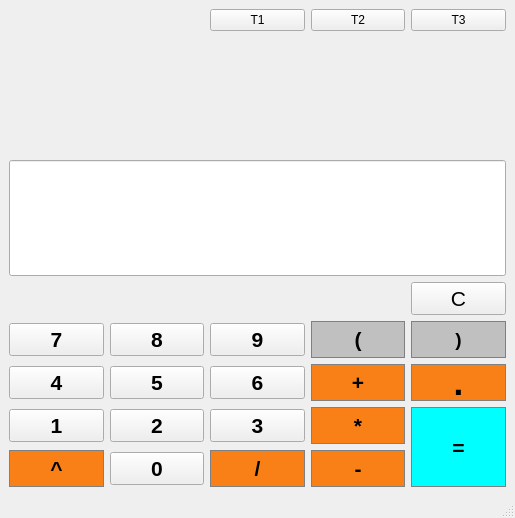
<?xml version="1.0" encoding="UTF-8"?>
<ui version="4.0">
 <class>calculators</class>
 <widget class="QMainWindow" name="calculators">
  <property name="geometry">
   <rect>
    <x>0</x>
    <y>0</y>
    <width>515</width>
    <height>518</height>
   </rect>
  </property>
  <property name="windowTitle">
   <string>calculators</string>
  </property>
  <property name="styleSheet">
   <string notr="true"/>
  </property>
  <widget class="QWidget" name="centralwidget">
   <layout class="QGridLayout" name="gridLayout">
    <item row="10" column="1">
     <widget class="QPushButton" name="Button0">
      <property name="font">
       <font>
        <pointsize>16</pointsize>
        <italic>false</italic>
        <bold>true</bold>
       </font>
      </property>
      <property name="text">
       <string>0</string>
      </property>
     </widget>
    </item>
    <item row="10" column="3">
     <widget class="QPushButton" name="Subtraction">
      <property name="font">
       <font>
        <pointsize>16</pointsize>
        <italic>false</italic>
        <bold>true</bold>
       </font>
      </property>
      <property name="styleSheet">
       <string notr="true">QPushButton {
	background-color: #C0C0C0;
	border: 1px solid gray;
	padding: 5px;
}
QPushButton {
	background-color: #F88017;
	border: 1px solid gray;
	Padding:5px
}</string>
      </property>
      <property name="text">
       <string>-</string>
      </property>
     </widget>
    </item>
    <item row="0" column="4">
     <widget class="QPushButton" name="Theme3">
      <property name="sizePolicy">
       <sizepolicy hsizetype="Preferred" vsizetype="Minimum">
        <horstretch>0</horstretch>
        <verstretch>0</verstretch>
       </sizepolicy>
      </property>
      <property name="text">
       <string>T3</string>
      </property>
     </widget>
    </item>
    <item row="9" column="4" rowspan="2">
     <widget class="QPushButton" name="Equal">
      <property name="sizePolicy">
       <sizepolicy hsizetype="Preferred" vsizetype="Preferred">
        <horstretch>0</horstretch>
        <verstretch>0</verstretch>
       </sizepolicy>
      </property>
      <property name="font">
       <font>
        <pointsize>16</pointsize>
        <italic>false</italic>
        <bold>true</bold>
       </font>
      </property>
      <property name="styleSheet">
       <string notr="true">QPushButton {
	background-color: #C0C0C0;
	border: 1px solid gray;
	padding: 5px;
}
QPushButton {
	background-color: #00FFFF;
	border: 1px solid gray;
	padding: 5px;
}</string>
      </property>
      <property name="text">
       <string>=</string>
      </property>
     </widget>
    </item>
    <item row="8" column="1">
     <widget class="QPushButton" name="Button5">
      <property name="font">
       <font>
        <pointsize>16</pointsize>
        <italic>false</italic>
        <bold>true</bold>
       </font>
      </property>
      <property name="text">
       <string>5</string>
      </property>
     </widget>
    </item>
    <item row="9" column="1">
     <widget class="QPushButton" name="Button2">
      <property name="font">
       <font>
        <pointsize>16</pointsize>
        <italic>false</italic>
        <bold>true</bold>
       </font>
      </property>
      <property name="text">
       <string>2</string>
      </property>
     </widget>
    </item>
    <item row="0" column="3">
     <widget class="QPushButton" name="Theme2">
      <property name="sizePolicy">
       <sizepolicy hsizetype="Minimum" vsizetype="Preferred">
        <horstretch>0</horstretch>
        <verstretch>0</verstretch>
       </sizepolicy>
      </property>
      <property name="text">
       <string>T2</string>
      </property>
     </widget>
    </item>
    <item row="7" column="0">
     <widget class="QPushButton" name="Button7">
      <property name="font">
       <font>
        <pointsize>16</pointsize>
        <italic>false</italic>
        <bold>true</bold>
       </font>
      </property>
      <property name="text">
       <string>7</string>
      </property>
     </widget>
    </item>
    <item row="9" column="2">
     <widget class="QPushButton" name="Button3">
      <property name="font">
       <font>
        <pointsize>16</pointsize>
        <italic>false</italic>
        <bold>true</bold>
       </font>
      </property>
      <property name="text">
       <string>3</string>
      </property>
     </widget>
    </item>
    <item row="10" column="0">
     <widget class="QPushButton" name="Exponent">
      <property name="font">
       <font>
        <pointsize>16</pointsize>
        <italic>false</italic>
        <bold>true</bold>
       </font>
      </property>
      <property name="styleSheet">
       <string notr="true">QPushButton {
	background-color: #C0C0C0;
	border: 1px solid gray;
	padding: 5px;
}
QPushButton {
	background-color: #F88017;
	border: 1px solid gray;
	Padding:5px
}</string>
      </property>
      <property name="text">
       <string>^</string>
      </property>
     </widget>
    </item>
    <item row="9" column="0">
     <widget class="QPushButton" name="Button1">
      <property name="font">
       <font>
        <pointsize>16</pointsize>
        <italic>false</italic>
        <bold>true</bold>
       </font>
      </property>
      <property name="text">
       <string>1</string>
      </property>
     </widget>
    </item>
    <item row="9" column="3">
     <widget class="QPushButton" name="Multiply">
      <property name="font">
       <font>
        <pointsize>16</pointsize>
        <italic>false</italic>
        <bold>true</bold>
       </font>
      </property>
      <property name="styleSheet">
       <string notr="true">QPushButton {
	background-color: #C0C0C0;
	border: 1px solid gray;
	padding: 5px;
}
QPushButton {
	background-color: #F88017;
	border: 1px solid gray;
	Padding:5px
}</string>
      </property>
      <property name="text">
       <string>*</string>
      </property>
     </widget>
    </item>
    <item row="8" column="2">
     <widget class="QPushButton" name="Button6">
      <property name="font">
       <font>
        <pointsize>16</pointsize>
        <italic>false</italic>
        <bold>true</bold>
       </font>
      </property>
      <property name="text">
       <string>6</string>
      </property>
     </widget>
    </item>
    <item row="0" column="2">
     <widget class="QPushButton" name="Theme1">
      <property name="text">
       <string>T1</string>
      </property>
     </widget>
    </item>
    <item row="2" column="0" colspan="2">
     <widget class="QLabel" name="subDisplay">
      <property name="sizePolicy">
       <sizepolicy hsizetype="Minimum" vsizetype="Minimum">
        <horstretch>0</horstretch>
        <verstretch>0</verstretch>
       </sizepolicy>
      </property>
      <property name="font">
       <font>
        <pointsize>16</pointsize>
       </font>
      </property>
      <property name="styleSheet">
       <string notr="true">QPushButton {
	background-color: red;
	border: 1px solid gray;
	padding: 5px;
}
QPushButton {
	background-color: green;
	border: 1px solid gray;
	Padding:5px
}</string>
      </property>
      <property name="text">
       <string/>
      </property>
     </widget>
    </item>
    <item row="8" column="4">
     <widget class="QPushButton" name="decimal">
      <property name="sizePolicy">
       <sizepolicy hsizetype="Minimum" vsizetype="Ignored">
        <horstretch>0</horstretch>
        <verstretch>0</verstretch>
       </sizepolicy>
      </property>
      <property name="font">
       <font>
        <pointsize>26</pointsize>
        <bold>true</bold>
       </font>
      </property>
      <property name="styleSheet">
       <string notr="true">QPushButton {
	background-color: #C0C0C0;
	border: 1px solid gray;
	padding: 5px;
}
QPushButton {
	background-color: #F88017;
	border: 1px solid gray;
	Padding:5px
}</string>
      </property>
      <property name="text">
       <string>.</string>
      </property>
     </widget>
    </item>
    <item row="8" column="0">
     <widget class="QPushButton" name="Button4">
      <property name="font">
       <font>
        <pointsize>16</pointsize>
        <italic>false</italic>
        <bold>true</bold>
       </font>
      </property>
      <property name="text">
       <string>4</string>
      </property>
     </widget>
    </item>
    <item row="7" column="1">
     <widget class="QPushButton" name="Button8">
      <property name="font">
       <font>
        <pointsize>16</pointsize>
        <italic>false</italic>
        <bold>true</bold>
       </font>
      </property>
      <property name="text">
       <string>8</string>
      </property>
     </widget>
    </item>
    <item row="7" column="2">
     <widget class="QPushButton" name="Button9">
      <property name="font">
       <font>
        <pointsize>16</pointsize>
        <italic>false</italic>
        <bold>true</bold>
       </font>
      </property>
      <property name="text">
       <string>9</string>
      </property>
     </widget>
    </item>
    <item row="8" column="3">
     <widget class="QPushButton" name="Addition">
      <property name="font">
       <font>
        <pointsize>16</pointsize>
        <italic>false</italic>
        <bold>true</bold>
       </font>
      </property>
      <property name="styleSheet">
       <string notr="true">QPushButton {
	background-color: #C0C0C0;
	border: 1px solid gray;
	padding: 5px;
}
QPushButton {
	background-color: #F88017;
	border: 1px solid gray;
	Padding:5px
}</string>
      </property>
      <property name="text">
       <string>+</string>
      </property>
     </widget>
    </item>
    <item row="10" column="2">
     <widget class="QPushButton" name="Division">
      <property name="font">
       <font>
        <pointsize>16</pointsize>
        <italic>false</italic>
        <bold>true</bold>
       </font>
      </property>
      <property name="styleSheet">
       <string notr="true">QPushButton {
	background-color: #C0C0C0;
	border: 1px solid gray;
	padding: 5px;
}
QPushButton {
	background-color: #F88017;
	border: 1px solid gray;
	Padding:5px
}</string>
      </property>
      <property name="text">
       <string>/</string>
      </property>
     </widget>
    </item>
    <item row="3" column="0" colspan="5">
     <widget class="QLineEdit" name="mainDisplay">
      <property name="sizePolicy">
       <sizepolicy hsizetype="Preferred" vsizetype="Minimum">
        <horstretch>0</horstretch>
        <verstretch>0</verstretch>
       </sizepolicy>
      </property>
      <property name="font">
       <font>
        <pointsize>20</pointsize>
        <bold>true</bold>
       </font>
      </property>
      <property name="styleSheet">
       <string notr="true">QPushButton {
	background-color: #C0C0C0;
	border: 1px solid gray;
	padding: 5px;
}
QPushButton {
	background-color: #D891EF;
	border: 1px solid gray;
	Padding:5px
}</string>
      </property>
      <property name="text">
       <string/>
      </property>
      <property name="alignment">
       <set>Qt::AlignRight|Qt::AlignTrailing|Qt::AlignVCenter</set>
      </property>
     </widget>
    </item>
    <item row="7" column="3">
     <widget class="QPushButton" name="openbracket">
      <property name="font">
       <font>
        <pointsize>16</pointsize>
        <italic>false</italic>
        <bold>true</bold>
       </font>
      </property>
      <property name="styleSheet">
       <string notr="true">QPushButton {
	background-color: #C0C0C0;
	border: 1px solid gray;
	padding: 5px;
}
QPushButton {
	background-color: #C0C0C0;
	border: 1px solid gray;
	Padding:5px
}</string>
      </property>
      <property name="text">
       <string>(</string>
      </property>
     </widget>
    </item>
    <item row="7" column="4">
     <widget class="QPushButton" name="closebracket">
      <property name="sizePolicy">
       <sizepolicy hsizetype="Minimum" vsizetype="Minimum">
        <horstretch>0</horstretch>
        <verstretch>0</verstretch>
       </sizepolicy>
      </property>
      <property name="font">
       <font>
        <pointsize>14</pointsize>
        <bold>true</bold>
       </font>
      </property>
      <property name="styleSheet">
       <string notr="true">QPushButton {
	background-color: #C0C0C0;
	border: 1px solid gray;
	padding: 5px;
}
QPushButton {
	background-color:#C0C0C0;
	border: 1px solid gray;
	Padding:5px
}</string>
      </property>
      <property name="text">
       <string>)</string>
      </property>
     </widget>
    </item>
    <item row="4" column="4">
     <widget class="QPushButton" name="Clear">
      <property name="font">
       <font>
        <pointsize>16</pointsize>
       </font>
      </property>
      <property name="text">
       <string>C</string>
      </property>
     </widget>
    </item>
   </layout>
  </widget>
  <widget class="QMenuBar" name="menubar">
   <property name="geometry">
    <rect>
     <x>0</x>
     <y>0</y>
     <width>515</width>
     <height>26</height>
    </rect>
   </property>
  </widget>
  <widget class="QStatusBar" name="statusbar"/>
 </widget>
 <resources/>
 <connections>
  <connection>
   <sender>Clear</sender>
   <signal>clicked()</signal>
   <receiver>subDisplay</receiver>
   <slot>clear()</slot>
   <hints>
    <hint type="sourcelabel">
     <x>408</x>
     <y>325</y>
    </hint>
    <hint type="destinationlabel">
     <x>141</x>
     <y>102</y>
    </hint>
   </hints>
  </connection>
  <connection>
   <sender>Clear</sender>
   <signal>pressed()</signal>
   <receiver>mainDisplay</receiver>
   <slot>clear()</slot>
   <hints>
    <hint type="sourcelabel">
     <x>452</x>
     <y>333</y>
    </hint>
    <hint type="destinationlabel">
     <x>440</x>
     <y>211</y>
    </hint>
   </hints>
  </connection>
 </connections>
</ui>
